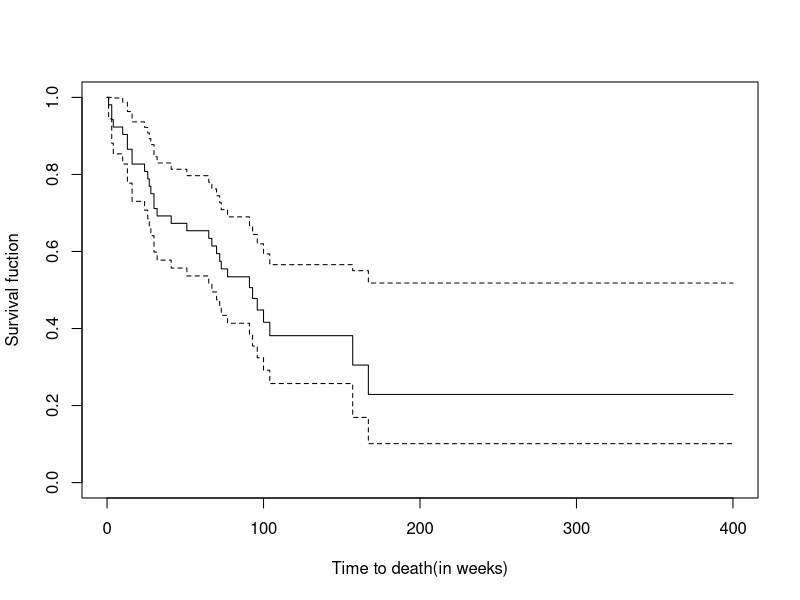

Generate this figure with R:
## ---- chunk 1
#install.packages("KMsurv") #安裝套件
library(KMsurv)
data(tongue)
## ---- chunk 2
tongue.1<-tongue[tongue$type==1,]
## ---- chunk 3
library(survival)

r.km<-survfit(Surv(time,delta)~1,data=tongue.1)
summary(r.km)
## ---- chunk 4
r.t<-summary(r.km)$time #length(r.t)=27
r.t1<-c(0,r.t)
r.t2<-c(r.t,max(tongue.1$time))

t.range<-paste(r.t1,"<=t<",r.t2,sep="")
r.surv<-round(c(1,summary(r.km)$surv),digits=3)


r.table<-data.frame(1:length(t.range),t.range,r.surv)
colnames(r.table)<-c("index","time interval", "S(t)")
knitr::kable(r.table,align="cc")

## ---- chunk 5
plot(r.km, xlab = "Time to death(in weeks)",ylab = "Survival fuction")
## ---- chunk 6
#S(12)
#round(summary(r.km)$surv[sum(summary(r.km)$time<=12)],digits=3)
#round(summary(r.km)$std.err[sum(summary(r.km)$time<=12)],digits=3)
summary(r.km,12)


#S(60)
#round(summary(r.km)$surv[sum(summary(r.km)$time<=60)],digits=3)
#round(summary(r.km)$std.err[sum(summary(r.km)$time<=60)],digits=3)
summary(r.km,60)


